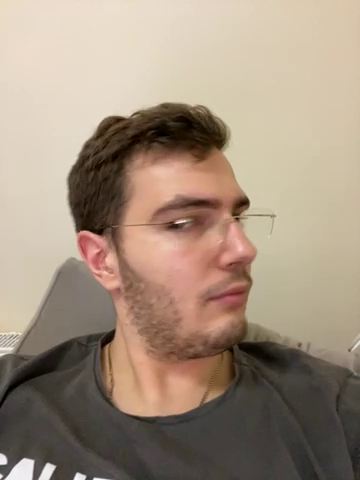
#> input picture frame 29 of video/real/1.MOV, 360 x 480 px, given in place of Screen Recording 2026-01-23 100053.mp4, which was not available
$ python debug_face_mesh.py
#> lines starting #> are read from the running program, lines starting #| are printed output that depends on the picture; after the words box and inside, x2 and y2 are one past the last pixel; in counts of white or black regions, pixels touching at a corner belong together
import cv2
import json
from pathlib import Path

VIDEO_PATH = (
    "dataset/train/fake/"
    "Screen Recording 2026-01-23 100053.mp4"
)

OUTPUT_DIR = Path("debug_frames")
OUTPUT_DIR.mkdir(parents=True, exist_ok=True)

# Frames near the beginning, middle, and end.
FRAME_INDICES = [0, 10, 50, 100, 150, 200, 224, 225, 230, 231]

# If your test script saves tracking records to a JSON file,
# set its path here. Otherwise, leave this as None.
TRACKING_JSON = None

tracking_records = {}

if TRACKING_JSON:
    with open(TRACKING_JSON, "r", encoding="utf-8") as file:
        tracking_records = json.load(file)

cap = cv2.VideoCapture(VIDEO_PATH)

if not cap.isOpened():
    raise RuntimeError(f"Could not open video: {VIDEO_PATH}")

frame_index = 0
saved = 0

while True:
    success, frame = cap.read()
#> frame is the input picture: shape (480, 360, 3); mean B, G, R 126.2, 143.9, 162

    if not success:
        break

    if frame_index in FRAME_INDICES:
        display = frame.copy()

        # Draw the detector/tracker bounding box if records
        # are available in the JSON file.
        record = tracking_records.get(str(frame_index))

        if record:
            bbox = record.get("bbox")

            if bbox and len(bbox) == 4:
                x, y, w, h = map(int, bbox)

                cv2.rectangle(
                    display,
                    (x, y),
                    (x + w, y + h),
                    (0, 255, 0),
                    2,
                )

        cv2.putText(
            display,
            f"Frame {frame_index}",
            (10, 30),
            cv2.FONT_HERSHEY_SIMPLEX,
            0.8,
            (0, 255, 255),
            2,
        )
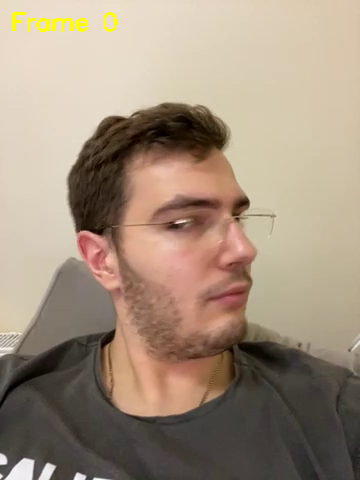
#> display: shape (480, 360, 3); 0.39% of pixels changed, all inside (x1, y1, x2, y2) = (12, 12, 117, 32)

        output_path = OUTPUT_DIR / f"frame_{frame_index}.jpg"

        if not cv2.imwrite(str(output_path), display):
            raise RuntimeError(
                f"Could not save {output_path}"
            )

        print(f"Saved: {output_path}")
        saved += 1

    frame_index += 1

cap.release()

print(f"\nFinished. Saved {saved} frames to {OUTPUT_DIR}")

$ run again, starting later in the video
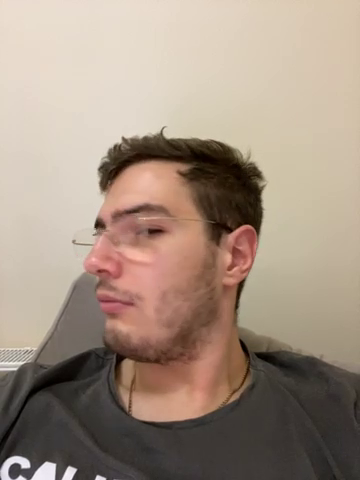
#> input picture frame 130 of video/real/1.MOV, 360 x 480 px, given in place of Screen Recording 2026-01-23 100053.mp4, which was not available
#> frame is the input picture: shape (480, 360, 3); mean B, G, R 129.6, 144.4, 162.2
#> `cv2.putText( display, f"Frame {frame_index}", (10, 30), cv2.FONT_HERSH..`:
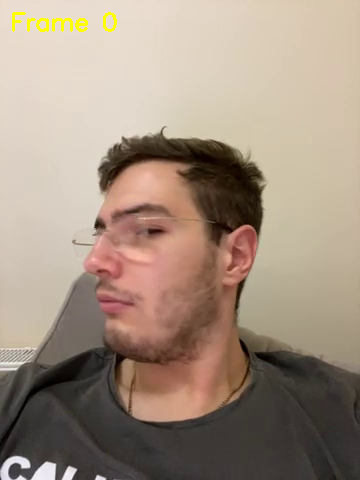
#> display: shape (480, 360, 3); 0.39% of pixels changed, all inside (x1, y1, x2, y2) = (12, 12, 117, 32)

$ run again, starting later in the video
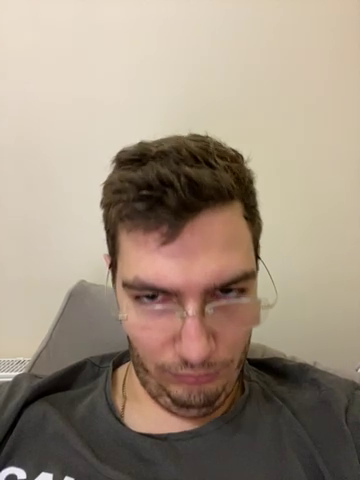
#> input picture frame 232 of video/real/1.MOV, 360 x 480 px, given in place of Screen Recording 2026-01-23 100053.mp4, which was not available
#> frame is the input picture: shape (480, 360, 3); mean B, G, R 127.3, 143.8, 159.7
#> `cv2.putText( display, f"Frame {frame_index}", (10, 30), cv2.FONT_HERSH..`:
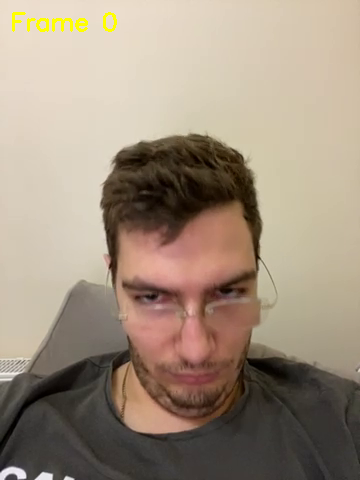
#> display: shape (480, 360, 3); 0.39% of pixels changed, all inside (x1, y1, x2, y2) = (12, 12, 117, 32)
